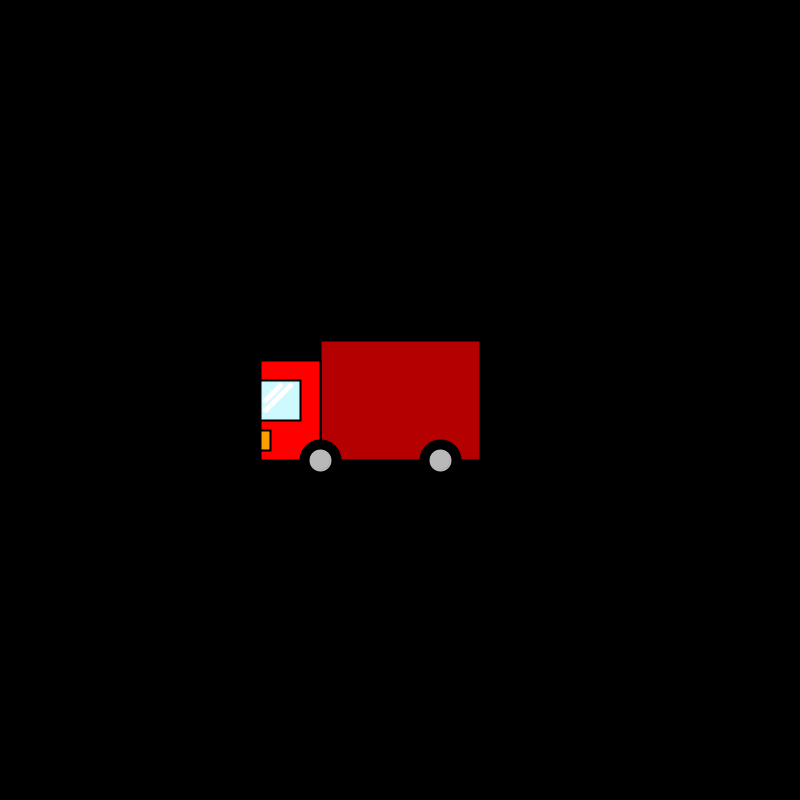
Frame 1 (no input)
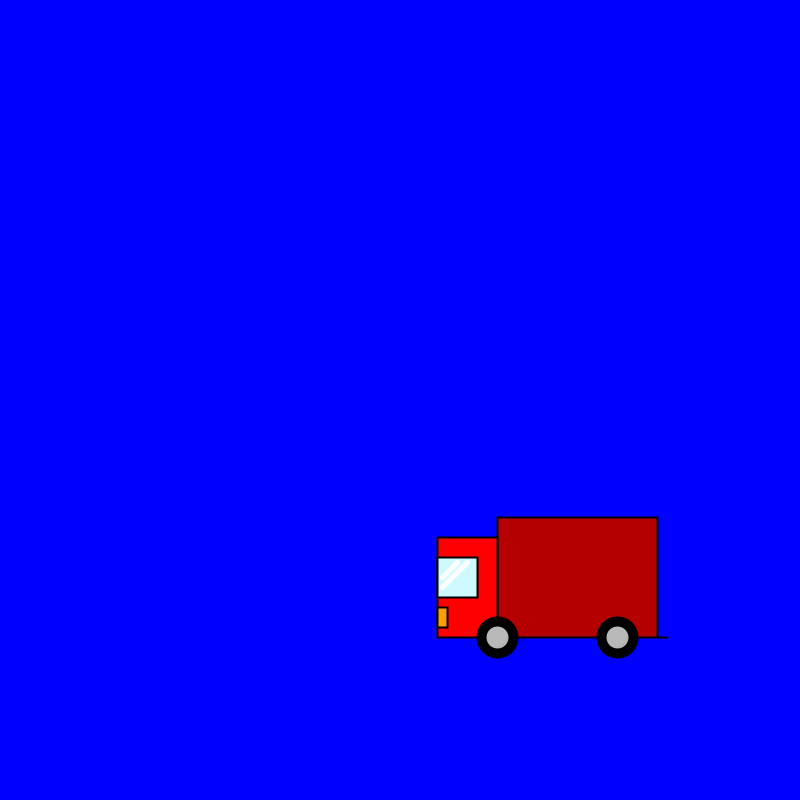
Frame 60 (the mouse pressed at the canvas centre just before this capture)
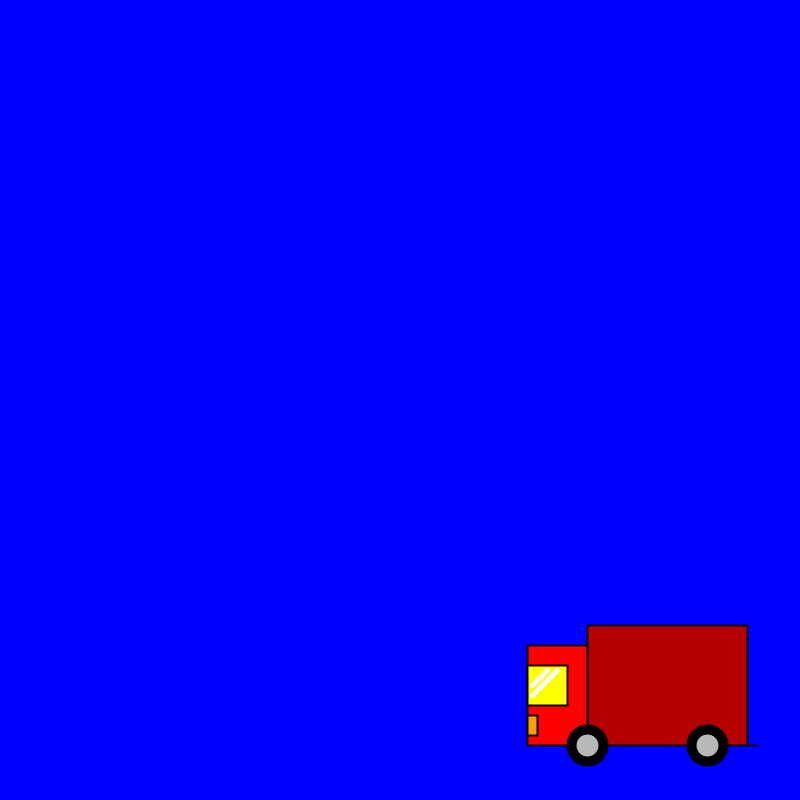
Frame 120 (the mouse held since frame 60 and released just before this capture)

The Processing sketch that drew these frames (run headless with seeded random() and noise(); from frame 60 on, the mouse is pressed at the canvas centre):

// Processing sketch: processing_145238
// ── processing_145238.pde

//La furgo es mou de forma RANDOM i rebota amb el seu centre 

//Aixi la defineixes com a variable
int velX, velY;
int _x, _y;
int colorback, colorventana, colorcuerpo;

//Inicialitzacions de pantalla, background, etc.
void setup(){
  background(159,240,250);
  colorback = 0;
  colorventana = color(206,250,255);
  
size(800,800);
  _x = width/2;
  _y = height/2;
  velX = 3;
  velY = 3;
  rectMode(CENTER);
}

//S'executa sempre
void draw(){
  background(colorback); 
//COS
  stroke (0);
  strokeWeight(2);
  fill(180,0,0);
  rect(_x,_y,8*400/20,6*400/20); 
 
 //CABEZA
  fill(255,0,0); 
  rect(_x-110,_y+10,3*400/20,5*400/20);

//CRISTAL
  fill(colorventana); 
  rect(_x-120,_y,2*400/20,2*400/20);
  
//LUZ
  fill(255,158,0); 
  rect(_x-135,_y+40,400/40,400/20);
  
//RUEDA DELANTE
  fill(0);
  ellipse(_x-80,_y+60,2*400/20,2*400/20);

//RUEDA DETRÁS
  ellipse(_x+40,_y+60,2*400/20,2*400/20);

//LLANTA DELANTE
  stroke (185);
  strokeWeight(2);
  fill(185);
  ellipse(_x-80,_y+60,400/20,400/20);

//LLANTA DETRÁS
  ellipse(_x+40,_y+60,400/20,400/20);

//ESCAPE
  stroke (0);
  strokeWeight(2);
  fill(0);
  line(_x+80,_y+60,_x+90,_y+60);

//BRILLO
  stroke (255);
  strokeWeight(5);
  fill(255);
  line(_x-135,_y,_x-120,_y-15);

//BRILLO
  line(_x-135,_y+10,_x-110,_y-15);


  //posicio X
  if((_x-140<0)||(_x+90>width)){
    velX = -velX;
  }
    //posicio Y
  if((_y-65<0)||(_y+80>height)){
    velY = -velY;
}

  //esta al quadrant 1
  if(((_x > 0)&&(_x < width/2))&&((_y > 0)&&(_y < height/2))){
    colorback= color(255,0,0);
  }
  //esta al quadrant 2
  if(((_x > width/2)&&(_x < width))&&((_y > 0)&&(_y < height/2))){
    colorback= color(0,255,0);
  }
  //esta al quadrant 3
  if(((_x > width/2)&&(_x < width))&&((_y > height/2)&&(_y < height))){
    colorback= color(0,0,255);
  }
   //esta al quadrant 4
  if(((_x > 0)&&(_x < width/2))&&((_y > height/2)&&(_y < height))){
    colorback= color(255,255,0);
  }
  
//posicio
_x = _x+velX;
_y = _y+velY;

}

void mousePressed()

{
  colorventana = color(mouseX, mouseY,0);

}
